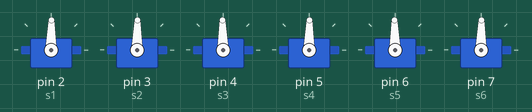
A sketch run on a simulated Arduino Uno, built with avr-gcc and run on an emulated ATmega328P. On the bench: 6 × servo. What the sketch prints to the serial monitor is not drawn.

Above: at 4.2 s.
Timing chart, 0 to 5.7 s (numbered marks = the images above):
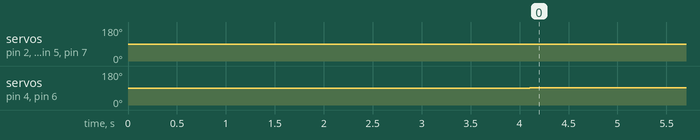

The sketch:

servo_test.ino
```cpp
// Arduino 4 DOF robotic arm controller
// Jason Atwood
// tir38.com
// 4/25/2012

// ======== declare variables and include libraries ===============================
// libraries
#include <Servo.h>
#include <string.h>

// declare servo objects
Servo s1;
Servo s2;
Servo s3;
Servo s4;
Servo s5;
Servo s6;

// declare joint variables
int theta[4] = {90, 90, 90, 90}; // current joint angle, degrees. start at timeout pos
int desired[4];           // desired joint angle, degrees
int desired_speed;        // angular joint velocity, degrees per second
int step_size;            // time inbetween steps, milliseconds
int dir;                  // motor direction +1 or -1
int hold = 0;

// ++++++++++++++ as determined by "arduino_reference_position" function ++++++
int reference_position[] = {40, 120, 85, 65};  // joint angles corresponding to reference position, degrees
// ++++++++++++++++++++++++++

int timeout_angles[] = {90, 90, 90, 90}; // joint angles to move to during timeout


// Serial related declarations
String inputString;
char inputChar[20]; //
char delims[] = ",";
char *temp;
int i = 0;
int timeout_counter = 0; // counter to determine when to timeout on serial comm
int timeout_at = 4;

// ======== setup ===================================================
void setup()
{
  // initialize ports
  s1.attach(2);
  s2.attach(3);
  s3.attach(4);
  s4.attach(5);
  s5.attach(6);
  s6.attach(7);

  // initialize serial communication
  Serial.begin(19200);

  serial_write(theta); // write current joint angles to MATLAB
  delay(4000);
}

// ======== main loop ===================================================
// read in one line of joint angles from MATLAB
// move to those angles at desired speed
// report to MATLAB that those angles have been reached

void loop()
{
  serial_read();  // read in desired joint angles from MATLAB
  if (timeout_counter < timeout_at) // if not timedout
  {
    delay(100);
    move_servos(desired, theta, desired_speed);  // step servos at desired speed
    serial_write(theta); // write current joint angles to MATLAB
    delay(100);
   }
  else if (timeout_counter >= timeout_at) // if reached timeout
  {
    time_out(); // enter timeout function
  }
  timeout_counter++; // increment timeout counter
}

// ======== serial read ===================================================
// reads in one line from Matlab, containing 5 values
// for example "90,35,120,35,20\n"
// assigns values to desired joint angles (1-4) and desired speed (5th)
// (remember that int arrays start with index = 0)

void serial_read()
{
  while (Serial.available() > 0) // keep reading as long as bytes avaiable
  {
    char incomingByte = (char)Serial.read(); // Read a byte from the serial buffer.
    inputString += incomingByte;             // add current character to string
  }
  if (inputString != "") // if the string is not NULL
  {
    // parse string
    inputString.toCharArray(inputChar, 20); // convert to char array

    temp = strtok(inputChar, delims);       // tokenize first value
    while (temp != NULL)
    {
      if (i == 4) // if reading in 5th value
      {
        desired_speed = atoi(temp); // assign as desired speed
      }
      else // if reading in 1st through 4th values
      {
        desired[i] = atoi(temp); // assign as desired joint angle
      }
      temp = strtok(NULL, delims); // tokenize next value
      i ++;  // increment counter
      timeout_counter = 0;
    }

    inputString = ""; // reset string
    i = 0 ; // reset counter

  }
}

// ======== serial write ===================================================
// writes current joint angles to Matlab at specified interval of the form
// "90,35,120,35\\n"
// (remember that int arrays start with index = 0)

void serial_write(int theta[])
{
    // uncomment for debugging
    // Serial.println("Arduino says: Telling Matlab current joint angles.");
    Serial.print("[");
    Serial.print(theta[0]);
    Serial.print(",");
    Serial.print(theta[1]);
    Serial.print(",");
    Serial.print(theta[2]);
    Serial.print(",");
    Serial.print(theta[3]);
    Serial.println("]");
//    Serial.println("==========================================");
}

// ======== move servos ===================================================
// takes in desired joint angles, current joint angles, and desired spee
// and moves to those angles at desired speed
// (remember that int arrays start with index = 0)
// uses "hold" to know if entire system is at deiserd position
// each motor that is where it is supposed to be adds 1 to hold
// if hold = 6 then all servos are at correct position and function returns up
// creates local variables of global variables:
// d = desired []
// t = theta []
// d_speed = desired_speed

// hold is local variable
// step size is local variable
// servo opjects are global variables


void move_servos(int d[], int t[], int d_speed)
{
  // compute step size
  step_size = 1000/d_speed; // milliseconds
  // start moving
  // while at least one angle is not at desired angle stay in this loop
  while (hold < 6 ) // iterate one step at a time
  {
    hold = 0; // reset hold

    // -------- 1st servo --------------------------------
    if (d[0] != t[0]) // if not at desired position
    {
      t[0] = t[0] + direction_set(d[0], t[0]); // update angle
      s1.write(t[0]); // move to new angle
    }
    else
    {
      hold++; // adds one to hold
    }

      // -------- 2nd and 3rd servos --------------------------------
    if (d[1] != t[1]) // if not at desired position
    {
      t[1] = t[1] + direction_set(d[1], t[1]); // update angle
      s2.write(t[1]); // move to new angle
      s3.write(flip_flop(t[1])); // move to new angle
    }
    else
    {
      hold = hold +2; // adds two to hold
    }

    // -------- 4th and 5th servos --------------------------------
    if (d[2] != t[2]) // if not at desired position
    {
      t[2] = t[2] + direction_set(d[2], t[2]); // update angle
      s4.write(t[2]); // move to new angle
      s5.write(flip_flop(t[2])); // move to new angle
    }
    else
    {
      hold = hold + 2; // adds one to hold
    }

   // -------- 6th servo --------------------------------
    if (d[3] != t[3]) // if not at desired position
    {
      t[3] = t[3] + direction_set(d[3], t[3]); // update angle
      s6.write(t[3]); // move to new angle
    }
    else
    {
      hold++; // adds one to hold
    }
    // --------------------------------------------------------

    delay(step_size);     // wait to iterate
    theta == t;           // update global variable

    //uncomment for debugging:
    serial_write(theta);  // write current position to serial
  }

  // uncomment for debugging:
  // Serial.println("Arduino says: Done moving.");
  hold = 0; // reset hold
}


// ======== direction determination ===================================================
// takes desired joint angle and current joint angle
// determines if motor needs to move "up" or "down" in direction
// and returns either +1 or -1

int direction_set(int desired_angle, int current_angle)
{
  dir = 0; // reset value

  if (desired_angle - current_angle > 0)
  {
    dir = 1;
  }
  else if (desired_angle - current_angle <0)
  {
    dir = -1;
  }
  else
  {
    dir = 0;
  }
  return dir;
}

// ======== flip flop ===================================================
// takes in current joint angle
// determines motor angle for flipped motors (3 and 5)
// corresponding to angles sent to parallel motors (2 and 4, respectively)
// returns new motor angle
int flip_flop(int input_angle)
{
  int output_angle = 180-input_angle;
  return output_angle;
}

// ======== time out ===================================================
// performs the following actions when void loop decides timeout has occured
void time_out ()
{
  Serial.println("==========================================");
  Serial.println("Arduino says: Timeout reached. Moving to timeout position");
  move_servos(timeout_angles,theta,12); //move to reference position, slowly
  delay(500);
  Serial.println("Arduino says: Closing serial connection. Reset Arduino to reconnect.");
  delay(1000);
  Serial.end();
}
```

Measured:
- by itself, servo on pin 2 (s1), servo on pin 3 (s2), servo on pin 5 (s4), servo on pin 7 (s6): 90° → 89° at 4.1 s
- by itself, servo on pin 4 (s3), servo on pin 6 (s5): 90° → 91° at 4.1 s
